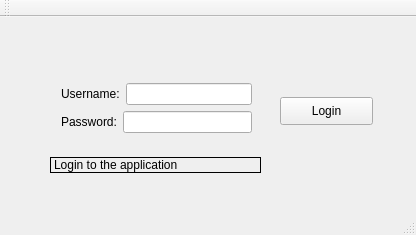
<?xml version="1.0" encoding="UTF-8"?>
<ui version="4.0">
 <class>Aplikacja</class>
 <widget class="QMainWindow" name="Aplikacja">
  <property name="geometry">
   <rect>
    <x>0</x>
    <y>0</y>
    <width>416</width>
    <height>235</height>
   </rect>
  </property>
  <property name="windowTitle">
   <string>Aplikacja</string>
  </property>
  <widget class="QWidget" name="centralWidget">
   <widget class="QPushButton" name="buttonLogin">
    <property name="geometry">
     <rect>
      <x>280</x>
      <y>80</y>
      <width>93</width>
      <height>28</height>
     </rect>
    </property>
    <property name="text">
     <string>Login</string>
    </property>
   </widget>
   <widget class="QLabel" name="labelStatus">
    <property name="geometry">
     <rect>
      <x>50</x>
      <y>140</y>
      <width>211</width>
      <height>16</height>
     </rect>
    </property>
    <property name="font">
     <font>
      <pointsize>9</pointsize>
      <underline>false</underline>
     </font>
    </property>
    <property name="frameShape">
     <enum>QFrame::Box</enum>
    </property>
    <property name="text">
     <string>Login to the application</string>
    </property>
   </widget>
   <widget class="QWidget" name="">
    <property name="geometry">
     <rect>
      <x>50</x>
      <y>50</y>
      <width>213</width>
      <height>82</height>
     </rect>
    </property>
    <layout class="QVBoxLayout" name="verticalLayout_4">
     <item>
      <layout class="QVBoxLayout" name="verticalLayout_3">
       <item>
        <layout class="QHBoxLayout" name="horizontalLayout">
         <item>
          <widget class="QLabel" name="label">
           <property name="text">
            <string>Username:</string>
           </property>
          </widget>
         </item>
         <item>
          <widget class="QLineEdit" name="lineUsername"/>
         </item>
        </layout>
       </item>
       <item>
        <layout class="QHBoxLayout" name="horizontalLayout_2">
         <item>
          <widget class="QLabel" name="label_2">
           <property name="text">
            <string>Password:</string>
           </property>
          </widget>
         </item>
         <item>
          <widget class="QLineEdit" name="linePass">
           <property name="echoMode">
            <enum>QLineEdit::Password</enum>
           </property>
          </widget>
         </item>
        </layout>
       </item>
      </layout>
     </item>
    </layout>
   </widget>
  </widget>
  <widget class="QMenuBar" name="menuBar">
   <property name="geometry">
    <rect>
     <x>0</x>
     <y>0</y>
     <width>416</width>
     <height>26</height>
    </rect>
   </property>
  </widget>
  <widget class="QToolBar" name="mainToolBar">
   <attribute name="toolBarArea">
    <enum>TopToolBarArea</enum>
   </attribute>
   <attribute name="toolBarBreak">
    <bool>false</bool>
   </attribute>
  </widget>
  <widget class="QStatusBar" name="statusBar"/>
 </widget>
 <layoutdefault spacing="6" margin="11"/>
 <resources/>
 <connections/>
</ui>
